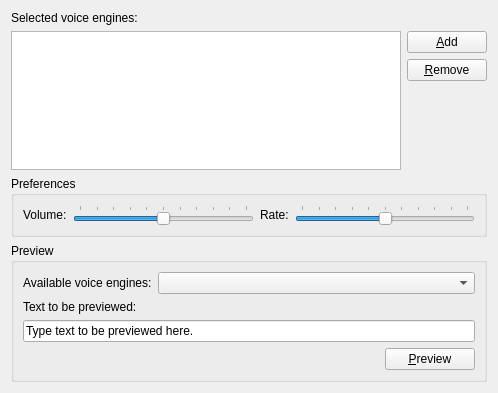
<?xml version="1.0" encoding="UTF-8"?>
<ui version="4.0">
 <class>TextToSpeechSource</class>
 <widget class="QWidget" name="TextToSpeechSource">
  <property name="geometry">
   <rect>
    <x>0</x>
    <y>0</y>
    <width>498</width>
    <height>393</height>
   </rect>
  </property>
  <property name="windowTitle">
   <string notr="true">Form</string>
  </property>
  <layout class="QVBoxLayout" name="verticalLayout_3">
   <item>
    <widget class="QLabel" name="label_3">
     <property name="text">
      <string>Selected voice engines:</string>
     </property>
    </widget>
   </item>
   <item>
    <layout class="QHBoxLayout" name="horizontalLayout_3">
     <item>
      <widget class="QTreeView" name="selectedVoiceEngines"/>
     </item>
     <item>
      <layout class="QVBoxLayout" name="verticalLayout">
       <item>
        <widget class="QPushButton" name="addVoiceEngine">
         <property name="maximumSize">
          <size>
           <width>80</width>
           <height>16777215</height>
          </size>
         </property>
         <property name="text">
          <string>&amp;Add</string>
         </property>
        </widget>
       </item>
       <item>
        <widget class="QPushButton" name="removeVoiceEngine">
         <property name="text">
          <string>&amp;Remove</string>
         </property>
        </widget>
       </item>
       <item>
        <spacer name="verticalSpacer_3">
         <property name="orientation">
          <enum>Qt::Vertical</enum>
         </property>
         <property name="sizeHint" stdset="0">
          <size>
           <width>20</width>
           <height>18</height>
          </size>
         </property>
        </spacer>
       </item>
      </layout>
     </item>
    </layout>
   </item>
   <item>
    <widget class="QGroupBox" name="groupBox">
     <property name="title">
      <string>Preferences</string>
     </property>
     <layout class="QHBoxLayout" name="horizontalLayout_5">
      <item>
       <widget class="QLabel" name="label_4">
        <property name="text">
         <string>Volume:</string>
        </property>
       </widget>
      </item>
      <item>
       <widget class="QSlider" name="volumeSlider">
        <property name="maximum">
         <number>100</number>
        </property>
        <property name="sliderPosition">
         <number>50</number>
        </property>
        <property name="tracking">
         <bool>false</bool>
        </property>
        <property name="orientation">
         <enum>Qt::Horizontal</enum>
        </property>
        <property name="tickPosition">
         <enum>QSlider::TicksAbove</enum>
        </property>
        <property name="tickInterval">
         <number>10</number>
        </property>
       </widget>
      </item>
      <item>
       <widget class="QLabel" name="label_5">
        <property name="text">
         <string>Rate:</string>
        </property>
       </widget>
      </item>
      <item>
       <widget class="QSlider" name="rateSlider">
        <property name="maximum">
         <number>100</number>
        </property>
        <property name="sliderPosition">
         <number>50</number>
        </property>
        <property name="tracking">
         <bool>false</bool>
        </property>
        <property name="orientation">
         <enum>Qt::Horizontal</enum>
        </property>
        <property name="tickPosition">
         <enum>QSlider::TicksAbove</enum>
        </property>
        <property name="tickInterval">
         <number>10</number>
        </property>
       </widget>
      </item>
     </layout>
    </widget>
   </item>
   <item>
    <widget class="QGroupBox" name="groupBox_2">
     <property name="title">
      <string>Preview</string>
     </property>
     <layout class="QVBoxLayout" name="verticalLayout_2">
      <item>
       <layout class="QHBoxLayout" name="horizontalLayout">
        <item>
         <widget class="QLabel" name="label_2">
          <property name="sizePolicy">
           <sizepolicy hsizetype="Fixed" vsizetype="Preferred">
            <horstretch>0</horstretch>
            <verstretch>0</verstretch>
           </sizepolicy>
          </property>
          <property name="text">
           <string>Available voice engines:</string>
          </property>
         </widget>
        </item>
        <item>
         <widget class="QComboBox" name="availableVoiceEngines"/>
        </item>
       </layout>
      </item>
      <item>
       <widget class="QLabel" name="label">
        <property name="sizePolicy">
         <sizepolicy hsizetype="Fixed" vsizetype="Preferred">
          <horstretch>0</horstretch>
          <verstretch>0</verstretch>
         </sizepolicy>
        </property>
        <property name="text">
         <string>Text to be previewed:</string>
        </property>
       </widget>
      </item>
      <item>
       <widget class="QLineEdit" name="previewText">
        <property name="text">
         <string>Type text to be previewed here.</string>
        </property>
       </widget>
      </item>
      <item>
       <layout class="QHBoxLayout" name="horizontalLayout_2">
        <item>
         <spacer name="horizontalSpacer">
          <property name="orientation">
           <enum>Qt::Horizontal</enum>
          </property>
          <property name="sizeHint" stdset="0">
           <size>
            <width>40</width>
            <height>20</height>
           </size>
          </property>
         </spacer>
        </item>
        <item>
         <widget class="QPushButton" name="previewVoice">
          <property name="sizePolicy">
           <sizepolicy hsizetype="Fixed" vsizetype="Fixed">
            <horstretch>0</horstretch>
            <verstretch>0</verstretch>
           </sizepolicy>
          </property>
          <property name="minimumSize">
           <size>
            <width>90</width>
            <height>0</height>
           </size>
          </property>
          <property name="text">
           <string>&amp;Preview</string>
          </property>
         </widget>
        </item>
       </layout>
      </item>
     </layout>
    </widget>
   </item>
  </layout>
 </widget>
 <resources/>
 <connections/>
</ui>
